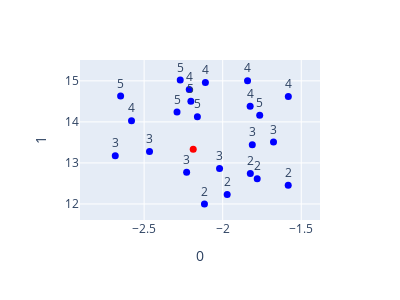

Notebook code for this chart:
### Code cell
from umap import UMAP
import plotly.express as px
import plotly.graph_objects as go
import matplotlib.pyplot as plt

df = px.data.iris()

features = df.loc[:, :"petal_width"].to_numpy()
# print(features)

umap_2d = UMAP(
    n_components=2,
    n_neighbors=10,
    min_dist=1.0,
    metric="euclidean",
    init="random",
    random_state=0,
)
# umap_3d = UMAP(n_components=3, n_neighbors=5, min_dist=0.1, metric='euclidean', init='random', random_state=0)

proj_2d = umap_2d.fit_transform(scaled_e_sp)
# proj_3d = umap_3d.fit_transform(scaled_e_sp)

fig_2d = px.scatter(
    proj_2d,
    x=0,
    y=1,
    color=targets,
    color_continuous_scale=px.colors.sequential.Bluered,
    width=400,
    height=300,
    text=e_charges,
)
# fig_2d.add_scatter(x=proj_2d_peps[:,0], y=proj_2d_peps[:,1], mode='markers')

# fig_3d = px.scatter_3d(
#     proj_3d, x=0, y=1, z=2,
#     color=targets, labels={'color': 'species'}
# )

fig_2d.update_traces(marker_size=7, textposition="top center")
fig_2d.update_layout(coloraxis_showscale=False, font={"size": 12})

fig_2d.show()
# fig_3d.show()
# fig_2d.write_image("human_hcd_phospho-2d-20.png")
# fig_3d.write_image("human_hcd_phospho-3d-20.png")

### Figure 1 — Plotly figure (JSON) as saved in the notebook; plotly's stock layout.template omitted (floating-point values rounded to 4 significant figures; data arrays with more than 128 entries replaced by an {"elided": "..."} marker saying what was removed)
{"data": [{"hovertemplate": "0=%{x}<br>1=%{y}<br>text=%{text}<br>color=%{marker.color}<extra></extra>", "legendgroup": "", "marker": {"color": {"elided": "705 int values"}, "coloraxis": "coloraxis", "size": 7, "symbol": "circle"}, "mode": "markers+text", "name": "", "orientation": "v", "showlegend": false, "text": {"elided": "705 str values"}, "textposition": "top center", "type": "scatter", "x": {"elided": "705 float values"}, "xaxis": "x", "y": {"elided": "705 float values"}, "yaxis": "y"}], "layout": {"coloraxis": {"colorbar": {"title": {"text": "color"}}, "colorscale": [[0, "rgb(0,0,255)"], [1, "rgb(255,0,0)"]], "showscale": false}, "font": {"size": 12}, "height": 300, "legend": {"tracegroupgap": 0}, "margin": {"t": 60}, "width": 400, "xaxis": {"anchor": "y", "autorange": false, "domain": [0, 1], "range": [-2.908, -1.381], "title": {"text": "0"}, "type": "linear"}, "yaxis": {"anchor": "x", "autorange": false, "domain": [0, 1], "range": [11.61, 15.51], "title": {"text": "1"}, "type": "linear"}}}
